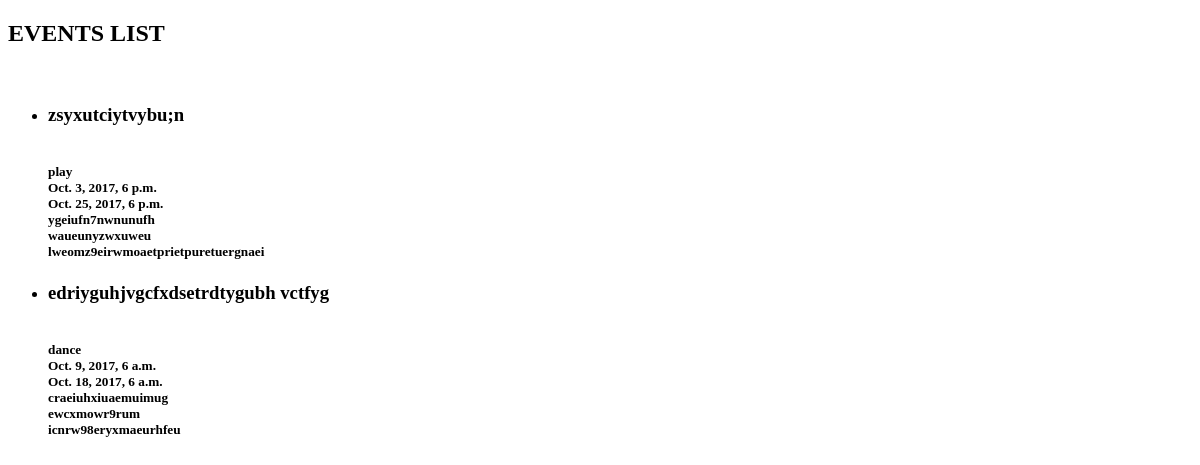
Page /society/events/ on the earlier database version.
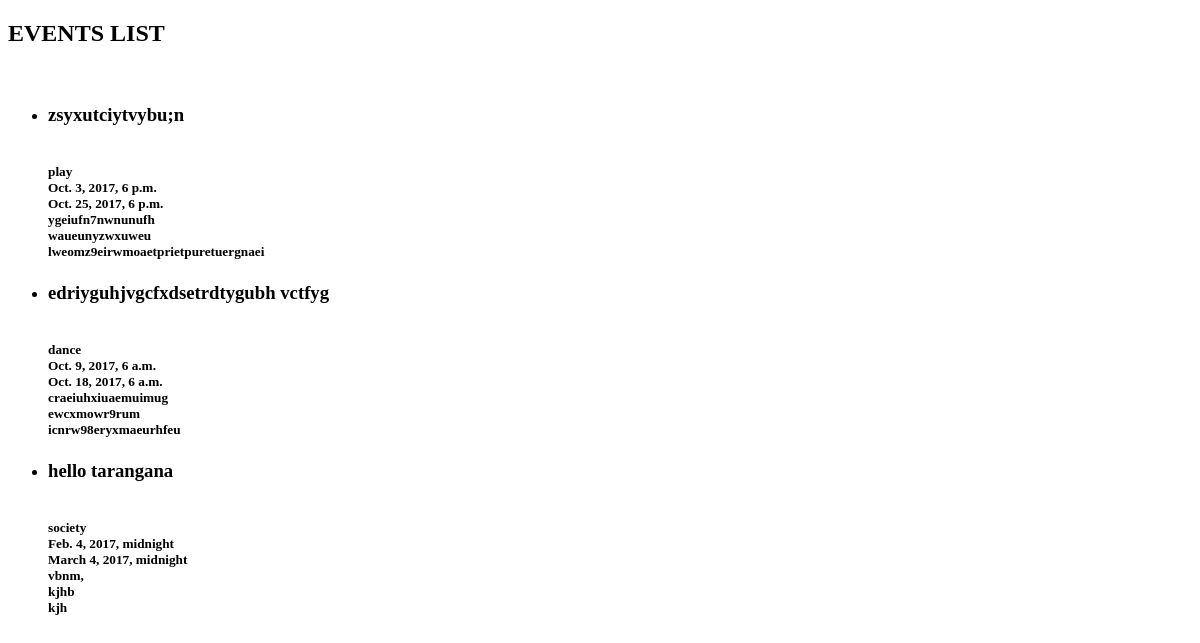
Same page on the later database version.
### society/models.py (models this page shows, shortened)
class Events(models.Model):
    soc_no=models.ForeignKey(Anouncements,on_delete=models.CASCADE)
    name=models.CharField(max_length=50)
    sdate=models.DateTimeField()
    edate=models.DateTimeField()
    image=models.CharField(max_length=250)
    place=models.CharField(max_length=100)
    desc=models.TextField(max_length=500)

class Anouncements(models.Model):
    soc_no=models.ForeignKey(Soclist,on_delete=models.CASCADE)
    title=models.CharField(max_length=100)
    def __str__(self):
        return self.title

### society/views.py (the view)
class EventsList(ListView):
    model = Events

### society/templates/society/events_list.html (shortened to what this page needs)
<!DOCTYPE html>
<html>
  <head>
  </head>
  <body>
      <h2>EVENTS LIST</h2><br>
      <ul>
          {% for society in object_list %}
          <li><h3>{{society.soc_no}}</h3><h5><br>{{society.name}}<br>{{society.sdate}}<br>{{society.edate}}<br>{{society.image}}<br>{{society.place}}<br>{{society.desc}}</h5></li>
          {% endfor %}
      </ul>
  </body>
</html>

Differences in the rows shown:
added Events: soc_no "hello tarangana", name "society", sdate "Feb. 4, 2017, midnight", edate "March 4, 2017, midnight", image "vbnm,", place "kjhb", desc "kjh"
